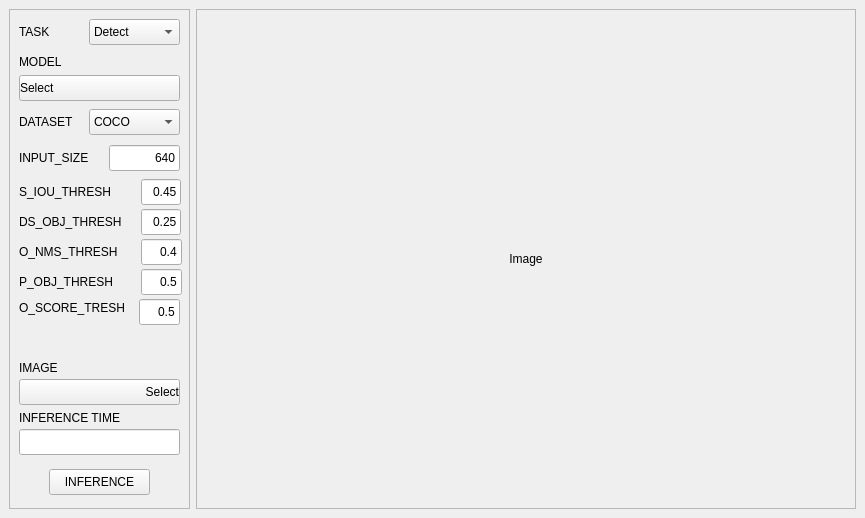
<?xml version="1.0" encoding="UTF-8"?>
<ui version="4.0">
 <class>MainWindow</class>
 <widget class="QMainWindow" name="MainWindow">
  <property name="geometry">
   <rect>
    <x>0</x>
    <y>0</y>
    <width>865</width>
    <height>518</height>
   </rect>
  </property>
  <property name="minimumSize">
   <size>
    <width>865</width>
    <height>518</height>
   </size>
  </property>
  <property name="maximumSize">
   <size>
    <width>865</width>
    <height>518</height>
   </size>
  </property>
  <property name="windowTitle">
   <string>Yolo26 RKNN</string>
  </property>
  <widget class="QWidget" name="centralwidget">
   <layout class="QHBoxLayout" name="horizontalLayout_2">
    <item>
     <widget class="QFrame" name="frame">
      <property name="enabled">
       <bool>true</bool>
      </property>
      <property name="minimumSize">
       <size>
        <width>181</width>
        <height>500</height>
       </size>
      </property>
      <property name="maximumSize">
       <size>
        <width>181</width>
        <height>500</height>
       </size>
      </property>
      <property name="frameShape">
       <enum>QFrame::Shape::StyledPanel</enum>
      </property>
      <property name="frameShadow">
       <enum>QFrame::Shadow::Raised</enum>
      </property>
      <widget class="QComboBox" name="comboBox">
       <property name="geometry">
        <rect>
         <x>80</x>
         <y>10</y>
         <width>91</width>
         <height>26</height>
        </rect>
       </property>
       <item>
        <property name="text">
         <string>Detect</string>
        </property>
       </item>
       <item>
        <property name="text">
         <string>Pose</string>
        </property>
       </item>
       <item>
        <property name="text">
         <string>Seg</string>
        </property>
       </item>
       <item>
        <property name="text">
         <string>OBB</string>
        </property>
       </item>
       <item>
        <property name="text">
         <string>Depth</string>
        </property>
       </item>
      </widget>
      <widget class="QLabel" name="label">
       <property name="geometry">
        <rect>
         <x>10</x>
         <y>14</y>
         <width>61</width>
         <height>18</height>
        </rect>
       </property>
       <property name="text">
        <string>TASK</string>
       </property>
      </widget>
      <widget class="QLabel" name="label_2">
       <property name="geometry">
        <rect>
         <x>10</x>
         <y>44</y>
         <width>61</width>
         <height>18</height>
        </rect>
       </property>
       <property name="text">
        <string>MODEL</string>
       </property>
      </widget>
      <widget class="QLabel" name="label_3">
       <property name="geometry">
        <rect>
         <x>10</x>
         <y>104</y>
         <width>63</width>
         <height>18</height>
        </rect>
       </property>
       <property name="text">
        <string>DATASET</string>
       </property>
      </widget>
      <widget class="QComboBox" name="comboBox_3">
       <property name="geometry">
        <rect>
         <x>80</x>
         <y>100</y>
         <width>91</width>
         <height>26</height>
        </rect>
       </property>
       <item>
        <property name="text">
         <string>COCO</string>
        </property>
       </item>
       <item>
        <property name="text">
         <string>FIRE</string>
        </property>
       </item>
       <item>
        <property name="text">
         <string>CRACK</string>
        </property>
       </item>
       <item>
        <property name="text">
         <string>LICENSE</string>
        </property>
       </item>
       <item>
        <property name="text">
         <string>GARBAGE</string>
        </property>
       </item>
       <item>
        <property name="text">
         <string>PCB</string>
        </property>
       </item>
      </widget>
      <widget class="QLabel" name="label_5">
       <property name="geometry">
        <rect>
         <x>10</x>
         <y>350</y>
         <width>66</width>
         <height>18</height>
        </rect>
       </property>
       <property name="text">
        <string>IMAGE</string>
       </property>
      </widget>
      <widget class="QPushButton" name="pushButton">
       <property name="geometry">
        <rect>
         <x>40</x>
         <y>460</y>
         <width>101</width>
         <height>26</height>
        </rect>
       </property>
       <property name="text">
        <string>INFERENCE</string>
       </property>
      </widget>
      <widget class="QPushButton" name="pushButton_2">
       <property name="geometry">
        <rect>
         <x>10</x>
         <y>66</y>
         <width>161</width>
         <height>26</height>
        </rect>
       </property>
       <property name="styleSheet">
        <string notr="true">text-align: left;</string>
       </property>
       <property name="text">
        <string>Select</string>
       </property>
      </widget>
      <widget class="QPushButton" name="pushButton_3">
       <property name="geometry">
        <rect>
         <x>10</x>
         <y>370</y>
         <width>161</width>
         <height>26</height>
        </rect>
       </property>
       <property name="styleSheet">
        <string notr="true">text-align: right;</string>
       </property>
       <property name="text">
        <string>Select</string>
       </property>
      </widget>
      <widget class="QLabel" name="label_6">
       <property name="geometry">
        <rect>
         <x>10</x>
         <y>140</y>
         <width>81</width>
         <height>18</height>
        </rect>
       </property>
       <property name="text">
        <string>INPUT_SIZE</string>
       </property>
      </widget>
      <widget class="QLineEdit" name="lineEdit">
       <property name="geometry">
        <rect>
         <x>100</x>
         <y>136</y>
         <width>71</width>
         <height>26</height>
        </rect>
       </property>
       <property name="text">
        <string>640</string>
       </property>
       <property name="alignment">
        <set>Qt::AlignmentFlag::AlignRight|Qt::AlignmentFlag::AlignTrailing|Qt::AlignmentFlag::AlignVCenter</set>
       </property>
      </widget>
      <widget class="QLabel" name="S_IOU">
       <property name="geometry">
        <rect>
         <x>10</x>
         <y>174</y>
         <width>121</width>
         <height>18</height>
        </rect>
       </property>
       <property name="text">
        <string>S_IOU_THRESH</string>
       </property>
      </widget>
      <widget class="QLineEdit" name="S_IOU_VAL">
       <property name="geometry">
        <rect>
         <x>132</x>
         <y>170</y>
         <width>40</width>
         <height>26</height>
        </rect>
       </property>
       <property name="text">
        <string>0.45</string>
       </property>
       <property name="alignment">
        <set>Qt::AlignmentFlag::AlignRight|Qt::AlignmentFlag::AlignTrailing|Qt::AlignmentFlag::AlignVCenter</set>
       </property>
      </widget>
      <widget class="QLabel" name="DS_OBJ">
       <property name="geometry">
        <rect>
         <x>10</x>
         <y>204</y>
         <width>121</width>
         <height>18</height>
        </rect>
       </property>
       <property name="text">
        <string>DS_OBJ_THRESH</string>
       </property>
      </widget>
      <widget class="QLineEdit" name="DS_OBJ_VAL">
       <property name="geometry">
        <rect>
         <x>132</x>
         <y>200</y>
         <width>40</width>
         <height>26</height>
        </rect>
       </property>
       <property name="text">
        <string>0.25</string>
       </property>
       <property name="alignment">
        <set>Qt::AlignmentFlag::AlignRight|Qt::AlignmentFlag::AlignTrailing|Qt::AlignmentFlag::AlignVCenter</set>
       </property>
      </widget>
      <widget class="QLabel" name="O_NMS">
       <property name="geometry">
        <rect>
         <x>10</x>
         <y>234</y>
         <width>121</width>
         <height>18</height>
        </rect>
       </property>
       <property name="text">
        <string>O_NMS_THRESH</string>
       </property>
      </widget>
      <widget class="QLineEdit" name="O_NMS_VAL">
       <property name="geometry">
        <rect>
         <x>132</x>
         <y>230</y>
         <width>41</width>
         <height>26</height>
        </rect>
       </property>
       <property name="text">
        <string>0.4</string>
       </property>
       <property name="alignment">
        <set>Qt::AlignmentFlag::AlignRight|Qt::AlignmentFlag::AlignTrailing|Qt::AlignmentFlag::AlignVCenter</set>
       </property>
      </widget>
      <widget class="QLabel" name="P_OBJ">
       <property name="geometry">
        <rect>
         <x>10</x>
         <y>264</y>
         <width>121</width>
         <height>18</height>
        </rect>
       </property>
       <property name="text">
        <string>P_OBJ_THRESH</string>
       </property>
      </widget>
      <widget class="QLineEdit" name="P_OBJ_VAL">
       <property name="geometry">
        <rect>
         <x>132</x>
         <y>260</y>
         <width>41</width>
         <height>26</height>
        </rect>
       </property>
       <property name="text">
        <string>0.5</string>
       </property>
       <property name="alignment">
        <set>Qt::AlignmentFlag::AlignRight|Qt::AlignmentFlag::AlignTrailing|Qt::AlignmentFlag::AlignVCenter</set>
       </property>
      </widget>
      <widget class="QLabel" name="label_12">
       <property name="geometry">
        <rect>
         <x>10</x>
         <y>400</y>
         <width>121</width>
         <height>18</height>
        </rect>
       </property>
       <property name="text">
        <string>INFERENCE TIME</string>
       </property>
      </widget>
      <widget class="QLineEdit" name="lineEdit_7">
       <property name="geometry">
        <rect>
         <x>10</x>
         <y>420</y>
         <width>161</width>
         <height>26</height>
        </rect>
       </property>
       <property name="alignment">
        <set>Qt::AlignmentFlag::AlignRight|Qt::AlignmentFlag::AlignTrailing|Qt::AlignmentFlag::AlignVCenter</set>
       </property>
      </widget>
      <widget class="QLabel" name="O_SCORE_THRESH">
       <property name="geometry">
        <rect>
         <x>10</x>
         <y>290</y>
         <width>121</width>
         <height>18</height>
        </rect>
       </property>
       <property name="text">
        <string>O_SCORE_TRESH</string>
       </property>
      </widget>
      <widget class="QLineEdit" name="O_SCORE_VAL">
       <property name="geometry">
        <rect>
         <x>130</x>
         <y>290</y>
         <width>41</width>
         <height>26</height>
        </rect>
       </property>
       <property name="text">
        <string>0.5</string>
       </property>
       <property name="alignment">
        <set>Qt::AlignmentFlag::AlignRight|Qt::AlignmentFlag::AlignTrailing|Qt::AlignmentFlag::AlignVCenter</set>
       </property>
      </widget>
     </widget>
    </item>
    <item>
     <widget class="QFrame" name="frame_2">
      <property name="frameShape">
       <enum>QFrame::Shape::StyledPanel</enum>
      </property>
      <property name="frameShadow">
       <enum>QFrame::Shadow::Raised</enum>
      </property>
      <layout class="QHBoxLayout" name="horizontalLayout">
       <item>
        <widget class="QLabel" name="label_4">
         <property name="text">
          <string>Image</string>
         </property>
         <property name="alignment">
          <set>Qt::AlignmentFlag::AlignCenter</set>
         </property>
        </widget>
       </item>
      </layout>
     </widget>
    </item>
   </layout>
  </widget>
 </widget>
 <resources/>
 <connections>
  <connection>
   <sender>pushButton_2</sender>
   <signal>clicked()</signal>
   <receiver>MainWindow</receiver>
   <slot>model_select()</slot>
   <hints>
    <hint type="sourcelabel">
     <x>131</x>
     <y>62</y>
    </hint>
    <hint type="destinationlabel">
     <x>193</x>
     <y>1</y>
    </hint>
   </hints>
  </connection>
  <connection>
   <sender>pushButton_3</sender>
   <signal>clicked()</signal>
   <receiver>MainWindow</receiver>
   <slot>image_select()</slot>
   <hints>
    <hint type="sourcelabel">
     <x>98</x>
     <y>412</y>
    </hint>
    <hint type="destinationlabel">
     <x>187</x>
     <y>477</y>
    </hint>
   </hints>
  </connection>
  <connection>
   <sender>comboBox</sender>
   <signal>activated(int)</signal>
   <receiver>MainWindow</receiver>
   <slot>task_select()</slot>
   <hints>
    <hint type="sourcelabel">
     <x>162</x>
     <y>34</y>
    </hint>
    <hint type="destinationlabel">
     <x>193</x>
     <y>29</y>
    </hint>
   </hints>
  </connection>
  <connection>
   <sender>comboBox_3</sender>
   <signal>activated(int)</signal>
   <receiver>MainWindow</receiver>
   <slot>dataset_select()</slot>
   <hints>
    <hint type="sourcelabel">
     <x>150</x>
     <y>89</y>
    </hint>
    <hint type="destinationlabel">
     <x>193</x>
     <y>107</y>
    </hint>
   </hints>
  </connection>
  <connection>
   <sender>pushButton</sender>
   <signal>clicked()</signal>
   <receiver>MainWindow</receiver>
   <slot>inference()</slot>
   <hints>
    <hint type="sourcelabel">
     <x>116</x>
     <y>449</y>
    </hint>
    <hint type="destinationlabel">
     <x>193</x>
     <y>435</y>
    </hint>
   </hints>
  </connection>
 </connections>
 <slots>
  <slot>model_select()</slot>
  <slot>image_select()</slot>
  <slot>task_select()</slot>
  <slot>dataset_select()</slot>
  <slot>inference()</slot>
 </slots>
</ui>
